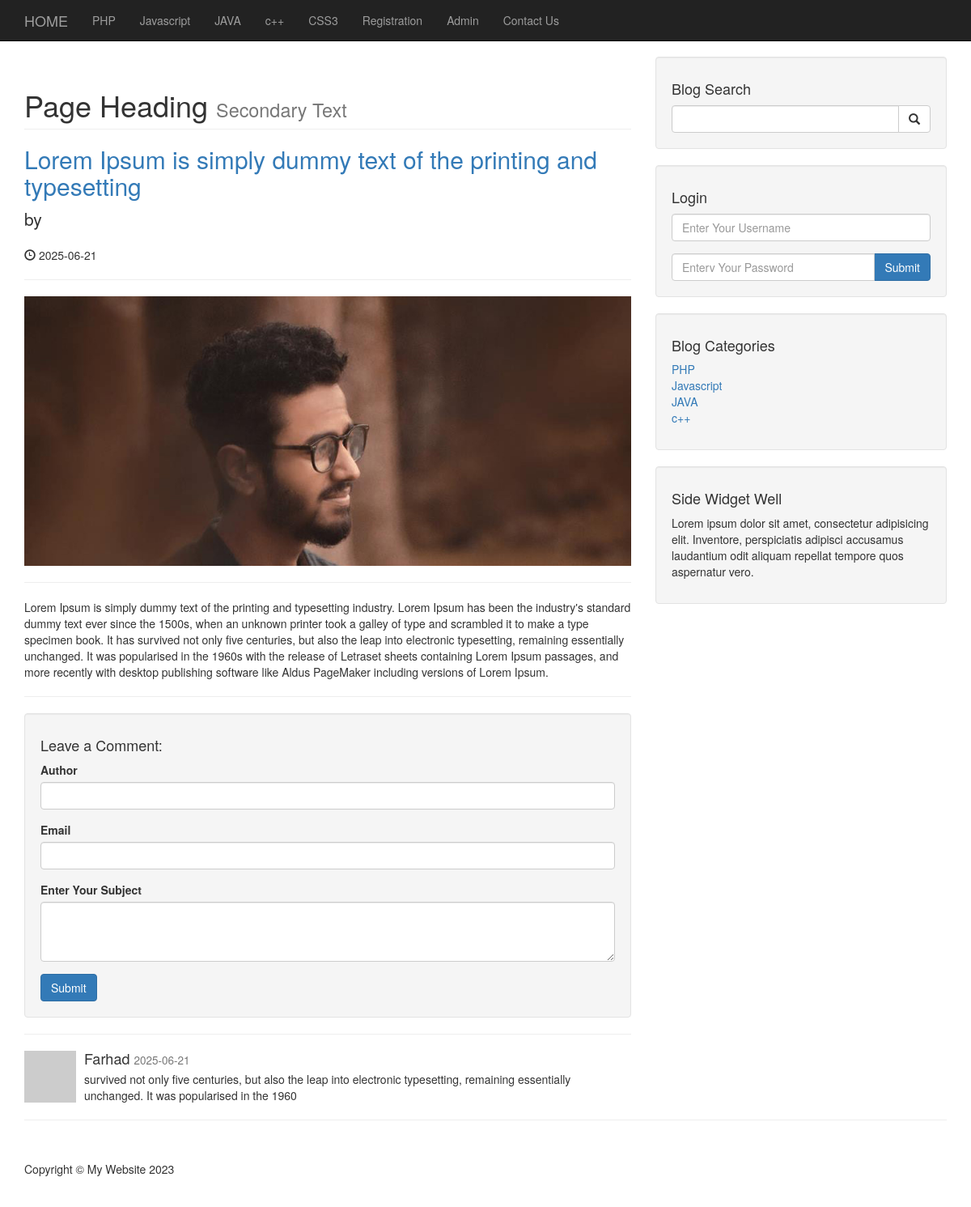
Page /post.php?p_id=33 on the committed database.
### tables this page shows
CREATE TABLE `categories` (
  `cat_id` int(3) NOT NULL,
  `cat_title` varchar(255) NOT NULL
);

CREATE TABLE `posts` (
  `post_id` int(11) NOT NULL,
  `post_category_id` int(11) NOT NULL,
  `post_title` varchar(255) NOT NULL,
  `post_author` varchar(255) NOT NULL,
  `post_user` varchar(255) NOT NULL,
  `post_date` date NOT NULL,
  `post_image` text NOT NULL,
  `post_content` text NOT NULL,
  `post_tags` varchar(255) NOT NULL,
  `like_count` int(11) NOT NULL,
  `dislike_count` int(11) NOT NULL,
  `post_comment_count` int(11) NOT NULL,
  `post_status` varchar(255) NOT NULL DEFAULT 'draft',
  `post_views_count` int(11) NOT NULL
);

CREATE TABLE `comments` (
  `comment_id` int(3) NOT NULL,
  `comment_post_id` int(3) NOT NULL,
  `comment_author` varchar(255) NOT NULL,
  `comment_email` varchar(255) NOT NULL,
  `comment_content` text NOT NULL,
  `comment_status` varchar(255) NOT NULL,
  `comment_date` date NOT NULL
);

### post.php (the view, shortened to what this page needs)
<?php include "includes/header.php"; ?>
<?php include "includes/navigation.php"; ?>
<div class="container">
    <div class="row">
        <div class="col-md-8">
            <?php
            if (isset($_GET['p_id'])) {
                $the_post_id = $_GET['p_id'];
                $query = "SELECT * FROM posts WHERE post_id = {$the_post_id} ";
                $select_all_posts = mysqli_query($connection, $query);
                while ($row = mysqli_fetch_assoc($select_all_posts)) {
                    $post_title   = $row['post_title'];
                    $post_author  = $row['post_author'];
                    $post_date    = $row['post_date'];
                    $post_image   = $row['post_image'];
                    $post_content = $row['post_content'];
            ?>
                    <h1 class="page-header">
                        Page Heading
                        <small>Secondary Text</small>
                    </h1>
                    <h2>
                        <a href="#"><?php echo $post_title;  ?></a>
                    </h2>
                    <p class="lead">
                        by <a href="index.php"><?php echo $post_author;  ?></a>
                    </p>
                    <p><span class="glyphicon glyphicon-time"></span> <?php echo $post_date;  ?></p>
                    <hr>
                    <img class="img-responsive" src="images/<?php echo $post_image;  ?>" alt="">
                    <hr>
                    <p><?php echo $post_content;  ?></p>
                    <hr>
            <?php     }
            } else {
                header("Location: index.php");
            }
            ?>
            <div class="well">
                <h4>Leave a Comment:</h4>
                <form role="form" method="post">
                    <div class="form-group">
                        <label for="">Author</label>
                        <input type="text" class="form-control" name="comment_author">
                    </div>
                    <div class="form-group">
                        <label for="">Email</label>
                        <input type="email" class="form-control" name="comment_email">
                    </div>
                    <div class="form-group">
                        <label for="">Enter Your Subject</label>
                        <textarea class="form-control" name="comment_content" rows="3"></textarea>
                    </div>
                    <button type="submit" name="submit" class="btn btn-primary">Submit</button>
                </form>
            </div>
            <hr>
            <?php
            $query = "SELECT * FROM comments WHERE comment_post_id = {$the_post_id} ";
            $query .= "AND comment_status = 'approved' ";
            $query .= "ORDER BY comment_id DESC ";
            $display_comment = mysqli_query($connection, $query);
            while ($row = mysqli_fetch_assoc($display_comment)) {
                $comment_author  = $row['comment_author'];
                $comment_date    = $row['comment_date'];
                $comment_content = $row['comment_content'];
            ?>
                <div class="media">
                    <a class="pull-left" href="#">
                        <img class="media-object" src="http://placehold.it/64x64" alt="">
                    </a>
                    <div class="media-body">
                        <h4 class="media-heading"><?php echo $comment_author; ?>
                            <small><?php echo $comment_date; ?></small>
                        </h4>
                        <?php echo $comment_content; ?>
                    </div>
                </div>
            <?php    } ?>
        </div>
        <?php include "includes/sidebar.php"; ?>
    </div>
    <hr>
    <?php include "includes/footer.php"; ?>

### includes/navigation.php (shortened to what this page needs)
<nav class="navbar navbar-inverse navbar-fixed-top" role="navigation">
  <div class="container">
    <div class="navbar-header">
      <a class="navbar-brand" href="./index.php">HOME</a>
    </div>
    <div class="collapse navbar-collapse" id="bs-example-navbar-collapse-1">
      <ul class="nav navbar-nav">
        <?php
        $query = "SELECT * FROM categories LIMIT 5 ";
        $select_categories = mysqli_query($connection, $query);
        while ($row = mysqli_fetch_assoc($select_categories)) {
          $cat_id = $row['cat_id'];
          $cat_title = $row['cat_title'];
          echo "<li><a href='category.php?category={$cat_id}'>{$cat_title}</a></li>";
        }
        ?>
        <li>
          <a href="./registration.php">Registration</a>
        </li>
        <li>
          <a href="admin">Admin</a>
        </li>
        <li>
          <a href="./contact.php">Contact Us</a>
        </li>
      </ul>
    </div>
  </div>
</nav>

### includes/sidebar.php
<div class="col-md-4">
    <div class="well">
        <h4>Blog Search</h4>
        <form action="search.php" method="post">
            <div class="input-group">
                <input type="text" name="search" class="form-control">
                <span class="input-group-btn">
                    <button class="btn btn-default" type="submit" name="submit">
                        <span class="glyphicon glyphicon-search"></span>
                    </button>
                </span>
            </div>
        </form>
    </div>
    <div class="well">
        <h4>Login</h4>
        <form action="includes/login.php" method="post">
            <div class="form-group">
                <input type="username" name="username" class="form-control" placeholder="Enter Your Username">
            </div>
            <div class="input-group">
                <input type="password" name="password" class="form-control" placeholder="Enterv Your Password">
                <span class="input-group-btn">
                    <button class="btn btn-primary" type="submit" name="login">
                        Submit
                    </button>
                </span>
            </div>
        </form>
    </div>
    <div class="well">
        <h4>Blog Categories</h4>
        <div class="row">
            <div class="col-lg-12">
                <ul class="list-unstyled">
                    <?php
                    $query = "SELECT * FROM categories LIMIT 4 ";
                    $select_all_categories = mysqli_query($connection, $query);
                    while ($row = mysqli_fetch_array($select_all_categories)) {
                        $cat_id    = $row['cat_id'];
                        $cat_title = $row['cat_title'];
                        echo "<li><a href='category.php?category={$cat_id}'>$cat_title</a></li>";
                    }
                    ?>
                </ul>
            </div>
        </div>
    </div>
    <div class="well">
        <h4>Side Widget Well</h4>
        <p>Lorem ipsum dolor sit amet, consectetur adipisicing elit. Inventore, perspiciatis adipisci accusamus laudantium odit aliquam repellat tempore quos aspernatur vero.</p>
    </div>
</div>

### css/blog-home.css (style rules this page uses)
body { padding-top: 70px; }

### rows in the picture
categories: cat_title "PHP"
categories: cat_title "Javascript"
categories: cat_title "JAVA"
categories: cat_title "c++"
categories: cat_title "CSS3"
posts: post_title "Lorem Ipsum is simply dummy text of the printing and typesetting", post_date "2025-06-21", post_image (picture), post_content "Lorem Ipsum is simply dummy text of the printing and typesetting industry. Lorem Ipsum has been the industry's standard dummy text ever since the 1500s, when an unknown printer took a galley of type and scrambled it to make a type specimen book. It has survived not only five centuries, but also the leap into electronic typesetting, remaining essentially unchanged. It was popularised in the 1960s with the release of Letraset sheets containing Lorem Ipsum passages, and more recently with desktop publishing software like Aldus PageMaker including versions of Lorem Ipsum."
comments: comment_author "Farhad", comment_date "2025-06-21", comment_content "survived not only five centuries, but also the leap into electronic typesetting, remaining essentially unchanged. It was popularised in the 1960"
